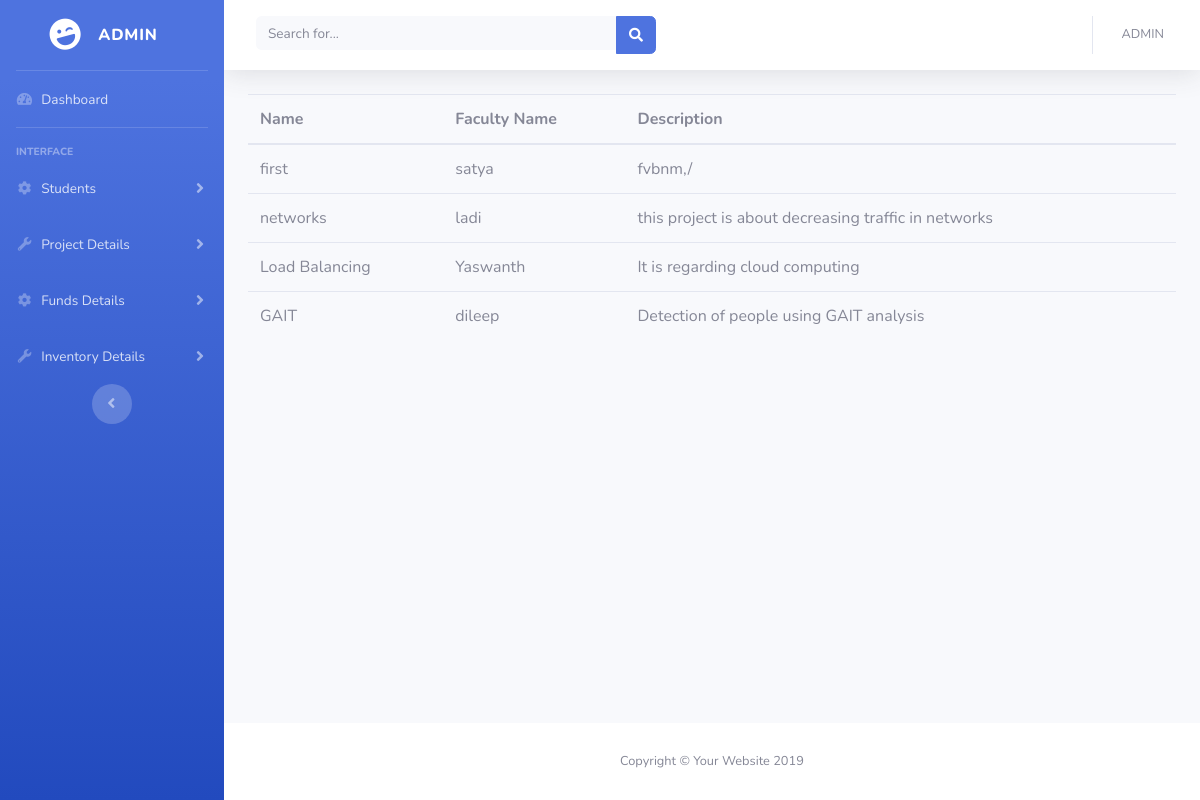
Screenshot of /view_project.php with the database file from the repository.
### tables this page shows
CREATE TABLE IF NOT EXISTS `project` (
  `id` int(11) NOT NULL AUTO_INCREMENT,
  `name` varchar(100) NOT NULL,
  `fname` varchar(100) NOT NULL,
  `description` text NOT NULL,
  PRIMARY KEY (`id`)
);

### view_project.php (the view, shortened to what this page needs)
<?php
  $db = mysqli_connect('localhost', 'root', '', 'udis');
  $sql  = "SELECT * FROM project";
  $res = mysqli_query($db,$sql);
?>
<!DOCTYPE html>
<html lang="en">
<head>
  <link href="vendor/fontawesome-free/css/all.min.css" rel="stylesheet" type="text/css">
  <link href="css/sb-admin-2.min.css" rel="stylesheet">
</head>
<body id="page-top">
  <div id="wrapper">
    <ul class="navbar-nav bg-gradient-primary sidebar sidebar-dark accordion" id="accordionSidebar">
      <a class="sidebar-brand d-flex align-items-center justify-content-center" href="index.php">
        <div class="sidebar-brand-icon rotate-n-15">
          <i class="fas fa-laugh-wink"></i>
        </div>
        <div class="sidebar-brand-text mx-3"> Admin </div>
      </a>
      <hr class="sidebar-divider my-0">
      <li class="nav-item">
        <a class="nav-link" href="#">
          <i class="fas fa-fw fa-tachometer-alt"></i>
          <span>Dashboard</span></a>
      </li>
      <hr class="sidebar-divider">
      <div class="sidebar-heading">
        Interface
      </div>
      <li class="nav-item">
        <a class="nav-link collapsed" href="#" data-toggle="collapse" data-target="#collapseTwo" aria-expanded="true" aria-controls="collapseTwo">
          <i class="fas fa-fw fa-cog"></i>
          <span>Students</span>
        </a>
      </li>
      <li class="nav-item">
        <a class="nav-link collapsed" href="#" data-toggle="collapse" data-target="#collapseUtilities" aria-expanded="true" aria-controls="collapseUtilities">
          <i class="fas fa-fw fa-wrench"></i>
          <span>Project Details</span>
        </a>
      </li>
      <li class="nav-item">
        <a class="nav-link collapsed" href="#" data-toggle="collapse" data-target="#collapseTwos" aria-expanded="true" aria-controls="collapseTwo">
          <i class="fas fa-fw fa-cog"></i>
          <span>Funds Details</span>
        </a>
      </li>
      <li class="nav-item">
        <a class="nav-link collapsed" href="#" data-toggle="collapse" data-target="#collapseUtiliti" aria-expanded="true" aria-controls="collapseUtilities">
          <i class="fas fa-fw fa-wrench"></i>
          <span>Inventory Details</span>
        </a>
      </li>
      <div class="text-center d-none d-md-inline">
        <button class="rounded-circle border-0" id="sidebarToggle"></button>
      </div>
    </ul>
    <div id="content-wrapper" class="d-flex flex-column">
      <div id="content">
        <nav class="navbar navbar-expand navbar-light bg-white topbar mb-4 static-top shadow">
          <form class="d-none d-sm-inline-block form-inline mr-auto ml-md-3 my-2 my-md-0 mw-100 navbar-search">
            <div class="input-group">
              <input type="text" class="form-control bg-light border-0 small" placeholder="Search for..." aria-label="Search" aria-describedby="basic-addon2">
              <div class="input-group-append">
                <button class="btn btn-primary" type="button">
                  <i class="fas fa-search fa-sm"></i>
                </button>
              </div>
            </div>
          </form>
          <ul class="navbar-nav ml-auto">
            <li class="nav-item dropdown no-arrow">
              <a class="nav-link dropdown-toggle" href="#" id="userDropdown" role="button" data-toggle="dropdown" aria-haspopup="true" aria-expanded="false">
                <span class="mr-2 d-none d-lg-inline text-gray-600 small">ADMIN</span>
              </a>
            </li>
          </ul>
        </nav>
        <div class="container-fluid">
 <div class = "table-responsive">
                    <table class = "table">
                      <thead><tr>
                        <th> Name </th>
                        <th>Faculty Name</th>
                         <th>Description</th>
                      </tr></thead>
                      <tbody>
                        <?php
                        while($row = mysqli_fetch_array($res)){
                          echo '<tr>
          <td>'.$row['name'].'</td>
          <td>'.$row['fname'].'</td>
          <td>'.$row['description'].'</td>
           </tr>';
                        }?>
                      </tbody>
                    </table>
                  </div>
        </div>
      </div>
      <footer class="sticky-footer bg-white">
        <div class="container my-auto">
          <div class="copyright text-center my-auto">
            <span>Copyright &copy; Your Website 2019</span>
          </div>
        </div>
      </footer>
    </div>
  </div>
</body>
</html>

### rows the page displays
project: name "first", fname "satya", description "fvbnm,/"
project: name "networks", fname "ladi", description "this project is about decreasing traffic in networks"
project: name "Load Balancing", fname "Yaswanth", description "It is regarding cloud computing"
project: name "GAIT", fname "dileep", description "Detection of people using GAIT analysis"
